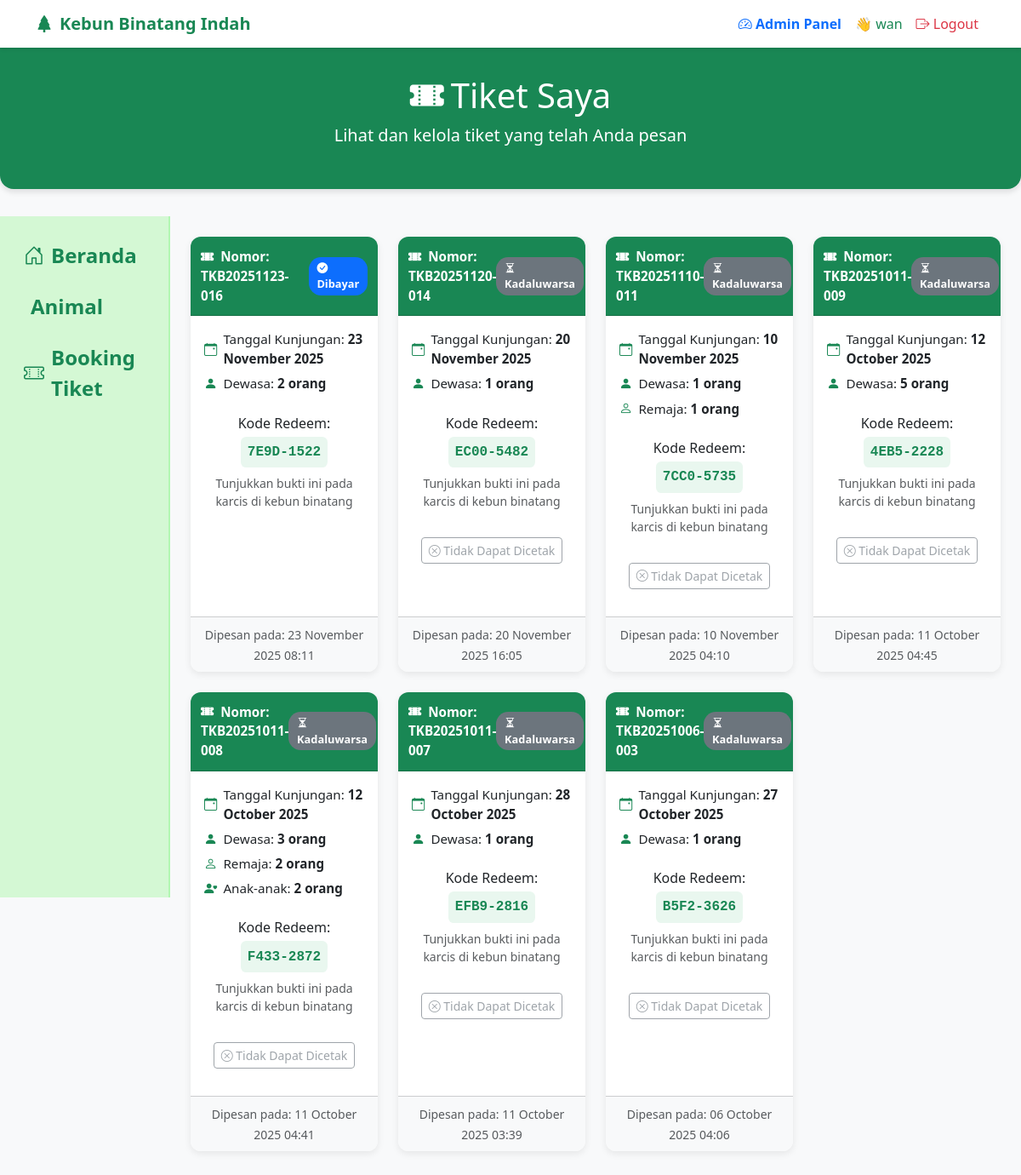
Page /pages/tiket.php (signed in) on the committed database.
### tables this page shows
CREATE TABLE `booking` (
  `id` int NOT NULL,
  `nama_pengunjung` varchar(100) NOT NULL,
  `email` varchar(100) DEFAULT NULL,
  `tanggal_kunjungan` date NOT NULL,
  `jumlah_dewasa` int DEFAULT '0',
  `jumlah_anak` int DEFAULT '0',
  `jumlah_remaja` int DEFAULT '0',
  `total_harga` int NOT NULL,
  `catatan` text,
  `tanggal_booking` timestamp NULL DEFAULT CURRENT_TIMESTAMP,
  `status` varchar(20) NOT NULL DEFAULT 'dibooking',
  `kode_redeem` varchar(20) DEFAULT NULL
);

### pages/tiket.php (the view, shortened to what this page needs)
<?php
include "../database/conn.php";
$email = $_SESSION['email'];
$today = date('Y-m-d');
$conn->query("
    UPDATE booking
    SET status = 'kadaluwarsa'
    WHERE email = '$email'
      AND tanggal_kunjungan < '$today'
      AND status NOT IN ('kadaluwarsa')
");
?>
<!DOCTYPE html>
<html lang="id">
<head>
    <?php include '../bootstrap.php'; ?>
</head>
<body>
    <nav class="navbar navbar-expand-lg navbar-light sticky-top">
        <div class="container">
            <a class="navbar-brand" href="../index.php">
                <i class="bi bi-tree-fill me-2"></i>Kebun Binatang Indah
            </a>
            <div class="collapse navbar-collapse" id="navbarNav">
                <ul class="navbar-nav ms-auto">
                    <?php if (isset($_SESSION['role']) && $_SESSION['role'] === 'admin'): ?>
                        <li class="nav-item">
                            <a class="nav-link text-primary fw-bold" href="../admin/dashboard.php">
                                <i class="bi bi-speedometer2"></i> Admin Panel
                            </a>
                        </li>
                    <?php endif; ?>
                    <?php if (isset($_SESSION['email'])): ?>
                        <li class="nav-item">
                            <span class="nav-link text-success">👋 <?= htmlspecialchars($_SESSION['nama'] ?? ''); ?></span>
                        </li>
                        <li class="nav-item">
                            <a class="nav-link text-danger" href="../acount/logout.php"><i
                                    class="bi bi-box-arrow-right"></i> Logout</a>
                        </li>
                    <?php endif; ?>
                </ul>
            </div>
        </div>
    </nav>
    <div class="ticket-header text-center">
        <div class="container">
            <h1><i class="bi bi-ticket-perforated-fill me-2"></i>Tiket Saya</h1>
            <p class="lead">Lihat dan kelola tiket yang telah Anda pesan</p>
        </div>
    </div>
    <div class="container-fluid mb-5">
        <div class="row">
            <div class="col-md-2 sidebar position-sticky" style="top: 80px; height: calc(100vh - 80px); z-index: 2;">
                <?php $page = basename($_SERVER['SCRIPT_NAME']); ?>
                <ul class="nav flex-column">
                    <li class="nav-item mb-2">
                        <a class="nav-link text-success fw-bold fs-4 d-flex align-items-center sidebar-link <?php echo $page === 'index.php' ? 'active' : ''; ?>"
                            href="../index.php">
                            <i class="bi bi-house-door me-2"></i> Beranda
                        </a>
                    </li>
                    <li class="nav-item mb-2">
                        <a class="nav-link text-success fw-bold fs-4 d-flex align-items-center sidebar-link <?php echo $page === 'animal.php' ? 'active' : ''; ?>"
                            href="animal.php">
                            <i class="bi bi-paw me-2"></i> Animal
                        </a>
                    </li>
                    <li class="nav-item mb-2">
                        <a class="nav-link text-success fw-bold fs-4 d-flex align-items-center sidebar-link <?php echo $page === 'booking.php' ? 'active' : ''; ?>"
                            href="booking.php">
                            <i class="bi bi-ticket-perforated me-2"></i> Booking Tiket
                        </a>
                    </li>
                </ul>
            </div>
            <div class="col-md-10 p-4">
                <?php
                $query = "SELECT * FROM booking WHERE email = '$email' ORDER BY tanggal_booking DESC";
                $result = mysqli_query($conn, $query);
                if ($result && mysqli_num_rows($result) > 0) {
                    echo '<div class="row">';
                    while ($row = mysqli_fetch_assoc($result)) {
                        $nomor = 'TKB' . date('Ymd', strtotime($row['tanggal_booking'])) . '-' . str_pad($row['id'], 3, '0', STR_PAD_LEFT);
                        $tanggal_kunjungan = date('d F Y', strtotime($row['tanggal_kunjungan']));
                        $kode_redeem = htmlspecialchars($row['kode_redeem'] ?? 'BELUM ADA');
                        $status = strtolower(trim($row['status']));
                        switch ($status) {
                            case 'dibayar':
                            case 'dibayar':
                            case 'dibayar':
                            case 'dibayar':
                                $statusText = 'Dibayar';
                                $statusClass = 'bg-primary text-white';
                                $statusIcon = 'bi-check-circle-fill';
                                break;
                            case 'kadaluwarsa':
                                $statusText = 'Kadaluwarsa';
                                $statusClass = 'bg-secondary text-white';
                                $statusIcon = 'bi-hourglass-split';
                                break;
                        }
                        $canCancel = true;
                        $blockedStatuses = ['dibayar', 'kadaluwarsa', 'dec', 'declined', 'ditolak', 'dibatalkan'];
                        if (in_array($status, $blockedStatuses, true)) {
                            $canCancel = false;
                        }
                        if (strtotime($row['tanggal_kunjungan']) < strtotime(date('Y-m-d'))) {
                            $canCancel = false;
                        }
                echo '
                <div class="col-sm-6 col-md-4 col-lg-3 mb-4 d-flex">
                    <div class="card ticket-card h-100 w-100">
                        <div class="card-header d-flex justify-content-between align-items-center">
                            <span><i class="bi bi-ticket-perforated-fill me-2"></i>Nomor: ' . htmlspecialchars($nomor) . '</span>
                            <span class="status-badge ' . $statusClass . '"><i class="bi ' . $statusIcon . ' me-1"></i>' . htmlspecialchars($statusText) . '</span>
                        </div>
                        <div class="card-body">
                            <div class="ticket-info"><i class="bi bi-calendar-event"></i>
                                <span>Tanggal Kunjungan: <strong>' . htmlspecialchars($tanggal_kunjungan) . '</strong></span>
                            </div>';
                        if ($row['jumlah_dewasa'] > 0)
                            echo '<div class="ticket-info"><i class="bi bi-person-fill"></i><span>Dewasa: <strong>' . $row['jumlah_dewasa'] . ' orang</strong></span></div>';
                        if ($row['jumlah_remaja'] > 0)
                            echo '<div class="ticket-info"><i class="bi bi-person"></i><span>Remaja: <strong>' . $row['jumlah_remaja'] . ' orang</strong></span></div>';
                        if ($row['jumlah_anak'] > 0)
                            echo '<div class="ticket-info"><i class="bi bi-person-heart"></i><span>Anak-anak: <strong>' . $row['jumlah_anak'] . ' orang</strong></span></div>';
                        echo '
                    <div class="mt-3 text-center">
                        <p class="mb-1">Kode Redeem:</p>
                        <div class="ticket-code">' . $kode_redeem . '</div>
                        <p class="text-muted mt-2 small">Tunjukkan bukti ini pada karcis di kebun binatang</p>';
                        if ($status !== 'kadaluwarsa') {
                            if ($canCancel) {
                                echo '<form method="POST" action="cancel_tiket.php" class="mt-2" onsubmit="return confirm(\'Yakin ingin membatalkan tiket ini?\')">';
                                echo '<input type="hidden" name="booking_id" value="' . intval($row['id']) . '">';
                                echo '<button type="submit" class="btn btn-outline-danger btn-sm">';
                                echo '<i class="bi bi-x-circle"></i> Batalkan';
                                echo '</button>';
                                echo '</form>';
                            }
                        } else {
                            echo '<button class="btn btn-outline-secondary btn-sm mt-3" disabled>
                        <i class="bi bi-x-circle"></i> Tidak Dapat Dicetak
                    </button>';
                        }
                        echo '
                    </div>
                </div>
                <div class="card-footer text-center bg-light">
                    <small class="text-muted">Dipesan pada: ' . date('d F Y H:i', strtotime($row['tanggal_booking'])) . '</small>
                </div>
            </div>
        </div>';
                    }
                    echo '</div>';
                }
                ?>
            </div>
        </div>
    </div>
</body>
</html>

### pages/tiket.php (style rules this page uses)
body { background-color: #f8f9fa; font-family: 'Segoe UI', Tahoma, Geneva, Verdana, sans-serif; }
.ticket-header { background-color: #198754; color: white; padding: 2rem 0; margin-bottom: 2rem; border-radius: 0 0 1rem 1rem; box-shadow: 0 4px 6px rgba(0, 0, 0, 0.1); }
.ticket-card { border-radius: 0.75rem; overflow: hidden; box-shadow: 0 3px 8px rgba(0, 0, 0, 0.08); margin-bottom: 1rem; border: none; transition: transform .3s; display: flex; flex-direction: column; height: 100%; }
.card-header { background-color: #198754; color: white; font-weight: 600; padding: 0.75rem; font-size: 0.95rem; }
.ticket-card .card-body { flex: 1 1 auto; display: flex; flex-direction: column; }
.ticket-card .card-footer { margin-top: auto; }
.status-badge { padding: .2rem .6rem; border-radius: 0.9rem; font-size: .8rem; font-weight: 600; }
.ticket-code { font-family: monospace; font-size: 1rem; font-weight: 600; color: #198754; background-color: #e9f7ef; padding: .4rem .5rem; border-radius: .4rem; display: inline-block; }
.ticket-info { display: flex; align-items: center; margin-bottom: .4rem; font-size: 0.95rem; }
.ticket-info i { margin-right: .45rem; color: #198754; font-size: 0.95rem; }
.navbar { background-color: white; box-shadow: 0 2px 4px rgba(0, 0, 0, 0.1); }
.navbar-brand { font-weight: bold; color: #198754; }
.sidebar { min-height: 100vh; background-color: #d4f8d4; padding-top: 20px; border-right: 2px solid #b2f7b2; }
.sidebar-link { border-radius: 0.5rem; padding: 0.5rem 1rem; transition: background 0.2s, color 0.2s; }

### rows in the picture
booking: nomor "TKB20251123-016", status "Dibayar", tanggal_kunjungan "23 November 2025", jumlah_dewasa "2", kode_redeem "7E9D-1522", tanggal_booking "23 November 2025 08:11"
booking: nomor "TKB20251120-014", status "Kadaluwarsa", tanggal_kunjungan "20 November 2025", jumlah_dewasa "1", kode_redeem "EC00-5482", shows "Tidak Dapat Dicetak", tanggal_booking "20 November 2025 16:05"
booking: nomor "TKB20251110-011", status "Kadaluwarsa", tanggal_kunjungan "10 November 2025", jumlah_dewasa "1", jumlah_remaja "1", kode_redeem "7CC0-5735", shows "Tidak Dapat Dicetak", tanggal_booking "10 November 2025 04:10"
booking: nomor "TKB20251011-009", status "Kadaluwarsa", tanggal_kunjungan "12 October 2025", jumlah_dewasa "5", kode_redeem "4EB5-2228", shows "Tidak Dapat Dicetak", tanggal_booking "11 October 2025 04:45"
booking: nomor "TKB20251011-008", status "Kadaluwarsa", tanggal_kunjungan "12 October 2025", jumlah_dewasa "3", jumlah_remaja "2", jumlah_anak "2", kode_redeem "F433-2872", shows "Tidak Dapat Dicetak", tanggal_booking "11 October 2025 04:41"
booking: nomor "TKB20251011-007", status "Kadaluwarsa", tanggal_kunjungan "28 October 2025", jumlah_dewasa "1", kode_redeem "EFB9-2816", shows "Tidak Dapat Dicetak", tanggal_booking "11 October 2025 03:39"
booking: nomor "TKB20251006-003", status "Kadaluwarsa", tanggal_kunjungan "27 October 2025", jumlah_dewasa "1", kode_redeem "B5F2-3626", shows "Tidak Dapat Dicetak", tanggal_booking "06 October 2025 04:06"

### other values in the picture
$_SESSION['nama'] "wan"
